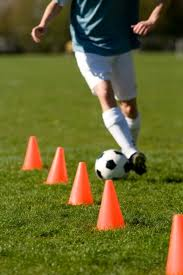
#> input picture testing/test.jpg, 183 x 275 px, given in place of the camera
$ python greenDetect.py   (Python 2 division)
#> lines starting #> are read from the running program, lines starting #| are printed output that depends on the picture; after the words box and inside, x2 and y2 are one past the last pixel; in counts of white or black regions, pixels touching at a corner belong together
import cv2
import numpy as np

if __name__ == "__main__":

    cap = cv2.VideoCapture(0)
    previousGreen = None

    kernel = np.ones((5, 5), np.uint8)

    prevSum = 0

    ret, frame = cap.read()
#> frame is the input picture: shape (275, 183, 3); mean B, G, R 43.7, 100.9, 101.9
    hsvFrame = cv2.cvtColor(frame, cv2.COLOR_BGR2LAB)
#> hsvFrame: shape (275, 183, 3); mean of channels 0, 1, 2 106.2, 120.7, 158.8

    hsvlower = np.array([179,57,0])
    hsvupper = np.array([255,255,255])

    firstFrame= cv2.inRange(hsvFrame, hsvlower, hsvupper)
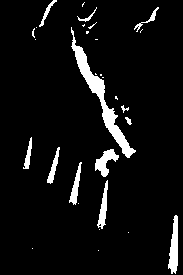
#> firstFrame: shape (275, 183); 6.2% white; 30 white regions (18 under 20 px), largest, box (x1, y1, x2, y2) and area: (71, 27, 136, 158) 1261, (168, 215, 178, 274) 386, (95, 149, 119, 177) 312
    prevdata = 0
    prevweightsum = 0
    while (cap.isOpened()):

        ret, frame = cap.read()
        hsvFrame = cv2.cvtColor(frame, cv2.COLOR_BGR2LAB)

        hsvgreen = cv2.inRange(hsvFrame, hsvlower, hsvupper)

        output = hsvgreen - firstFrame
#> output: shape (275, 183); every value is 0

        data = cv2.countNonZero(output)
#> data = 0
        velocity = (data - prevdata)
#> velocity = 0

        print velocity
#| 0


        if velocity > 500:
            print "GREEN!!!!!"

        prevdata = data
#> prevdata = 0
        cv2.imshow('ts',output)
        cv2.imshow('ts2', firstFrame)
        cv2.imshow('live', hsvgreen)
        cv2.imshow('live2', frame)
        cv2.waitKey(1)
        continue

        green = cv2.inRange(frame, lower, upper)

        #green = cv2.dilate(green, kernel, iterations = 1)
        green = hsvgreen
        green = cv2.blur(green, (5, 5))

        if (previousGreen is not None):
            diff = hsvgreen - previousGreen
            previousGreen = hsvgreen
            data = cv2.countNonZero(diff)
            velocity = data - prevSum

            print velocity
            if (velocity > 5000):
                print "GREEN!"
            prevSum = data

            cv2.imshow('testimage', diff)
            cv2.imshow('testimage2', green)

        if (previousGreen is None):
            previousGreen = hsvgreen

        if cv2.waitKey(1) & 0xFF == ord('q'):
            break

    cap.release()
